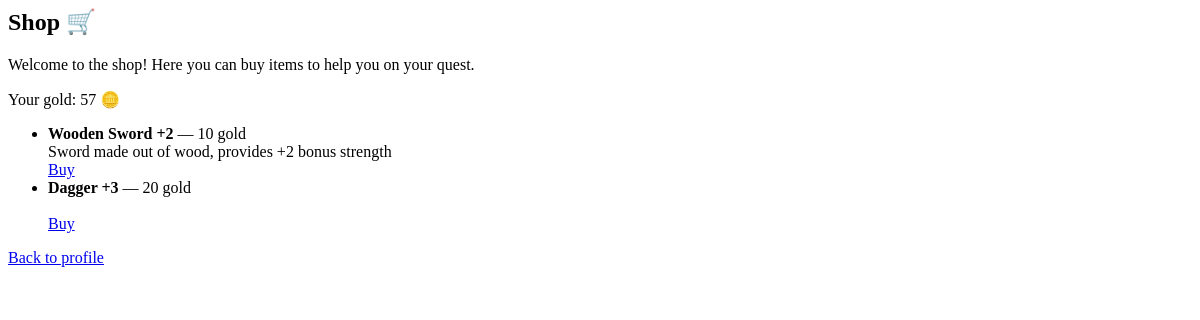
The page /shop/ (signed in) on the database as committed earlier.
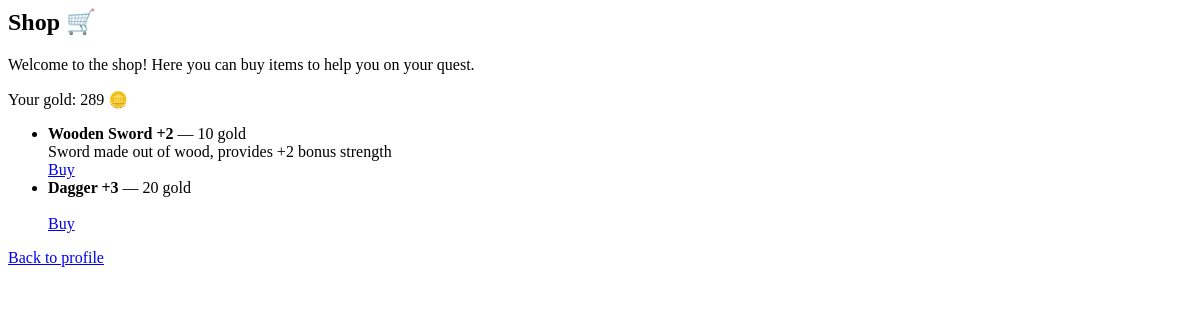
The same page on the database as committed later.
### game/models.py (models this page shows, shortened)
class Character(models.Model):
    CLASS_CHOICES = [
        ("warrior", "Warrior"),
        ("mage", "Mage"),
        ("rogue", "Rogue"),
    ]
    user = models.OneToOneField(User, on_delete=models.CASCADE)
    name = models.CharField(max_length=100)
    character_class = models.CharField(
        max_length=20, choices=CLASS_CHOICES, default="warrior"
    )
    level = models.IntegerField(default=1)
    experience = models.IntegerField(default=0)
    items = models.ManyToManyField("Item", related_name="characters", blank=True)
    equipped_head = models.ForeignKey(
        "Item",
        null=True,
        blank=True,
        related_name="equipped_on_head",
        on_delete=models.SET_NULL,
    )
    equipped_body = models.ForeignKey(
        "Item",
        null=True,
        blank=True,
        related_name="equipped_on_body",
        on_delete=models.SET_NULL,
    )
    equipped_legs = models.ForeignKey(
        "Item",
        null=True,
        blank=True,
        related_name="equipped_on_legs",
        on_delete=models.SET_NULL,
    )
    equipped_feet = models.ForeignKey(
        "Item",
        null=True,
        blank=True,
        related_name="equipped_on_feet",
        on_delete=models.SET_NULL,
    )
    equipped_hand_right = models.ForeignKey(
        "Item",
        null=True,
        blank=True,
        related_name="equipped_on_hand_right",
        on_delete=models.SET_NULL,
    )
    equipped_hand_left = models.ForeignKey(
        "Item",
        null=True,
        blank=True,
        related_name="equipped_on_hand_left",
        on_delete=models.SET_NULL,
    )
    strength = models.IntegerField(default=5)
    intelligence = models.IntegerField(default=5)
    agility = models.IntegerField(default=5)
    luck = models.IntegerField(default=5)
    stat_points = models.IntegerField(default=0)
    gold = models.IntegerField(default=0)
    class XpReward(TypedDict):
        total: int
        base: int
        strength_bonus: int
        intelligence_bonus: int
        double: bool

### game/views.py (the view)
# urls.py: path("shop/", views.shop_view, name="shop"),
@login_required
def shop_view(request):
    character = Character.objects.get(user=request.user)
    items = Item.objects.filter(is_available_in_shop=True)
    return render(request, "game/shop.html", {
        "items": items,
        "character": character,
    })

### game/templates/game/shop.html (shortened to what this page needs)
<h2>Shop 🛒</h2>
<p>Welcome to the shop! Here you can buy items to help you on your quest.</p>
<p>Your gold: {{ character.gold }} 🪙</p>
<ul>
  {% for item in items %}
    <li>
      <strong>{{ item.name }}</strong> — {{ item.price }} gold
      <br>
      {{ item.description }}
      <br>
      <a href="{% url 'buy_item' item.id %}">Buy</a>
    </li>
  {% empty %}
    <li>No items available in the shop.</li>
  {% endfor %}
</ul>
<p><a href="{% url 'profile' %}">Back to profile</a></p>

Rows that differ between the two databases and show on the page:
changed Character: gold "57" → "289"
